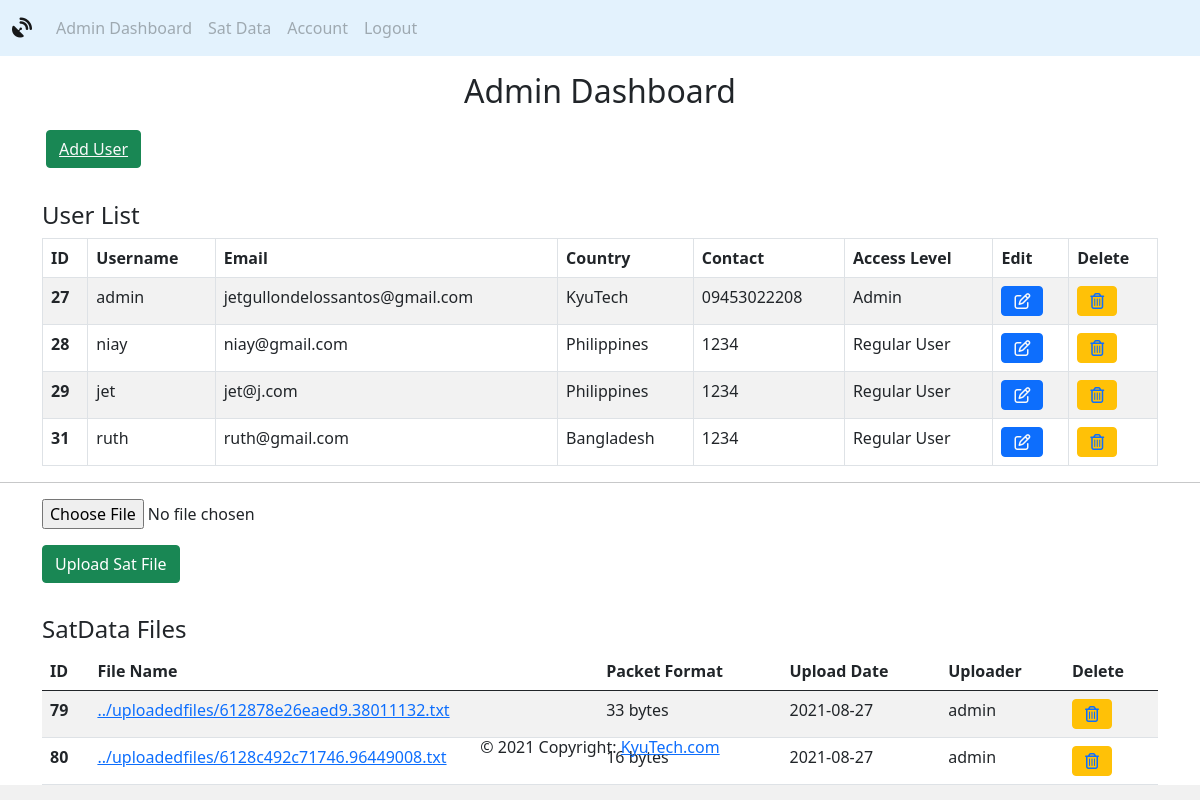
Page /dashboard.php on the committed database.
### tables this page shows
CREATE TABLE `users` (
  `idUsers` int(11) NOT NULL,
  `usernameUsers` tinytext NOT NULL,
  `emailUsers` tinytext NOT NULL,
  `passwordUsers` varchar(255) NOT NULL,
  `countryUsers` tinytext NOT NULL,
  `contactUsers` tinytext NOT NULL,
  `permissionsUsers` text NOT NULL DEFAULT 'Regular User'
);

CREATE TABLE `satdatameta` (
  `idSatDataMeta` int(11) NOT NULL,
  `fileNameSatDataMeta` varchar(255) NOT NULL,
  `fileSatDataMeta` longblob NOT NULL,
  `formatSatDataMeta` tinytext NOT NULL,
  `dateUploadedSatDataMeta` date NOT NULL,
  `uploaderSatDataMeta` int(11) NOT NULL
);

### includes/classautoloader.inc.php (called while the page is built, shortened)
<?php
function myAutoLoader($className) {
    $url = $_SERVER['HTTP_HOST'].$_SERVER['REQUEST_URI'];
    if (strpos($url,'includes') !== false) {
        $path = '../classes/';
    } else {
        $path = 'classes/';
    }
    $extension = '.class.php';
}

### classes/dbh.class.php (called while the page is built)
<?php
 class Dbh {
     private $host = 'localhost';
     private $user = 'root';
     private $pwd = '';
     private $dbName = 'satdata';
     protected function connect() {
         $dsn = 'mysql:host='. $this->host .';dbname=' . $this->dbName;
         $pdo = new PDO($dsn,$this->user,$this->pwd);
         $pdo->setAttribute(PDO::ATTR_DEFAULT_FETCH_MODE,PDO::FETCH_ASSOC);
         return $pdo;
     }
 }

### classes/users.class.php (called while the page is built, shortened)
<?php
class Users extends Dbh {
    protected function getAllUsers() {
        $sql = "SELECT * FROM users";
        $stmt = $this->connect()->prepare($sql);
        $stmt->execute();
        $results = $stmt->fetchAll();
        return $results;
    }
    protected function getOneUser($id) {
        $sql = "SELECT * FROM users WHERE idUsers = ?";
        $stmt = $this->connect()->prepare($sql);
        $stmt->execute([$id]);
        $results = $stmt->fetchAll();
        return $results;
    }
}

### classes/usersview.class.php (called while the page is built, shortened)
<?php
class UsersView extends Users {
    public function showAllUsers() {
        $results = $this->getAllUsers();
        return $results;
    }
    public function showOneUser($fileId) {
        $results = $this->getOneUser($fileId);
        return $results;
    }
}

### classes/satdata.class.php (called while the page is built, shortened)
<?php
class SatData extends Dbh {
    protected function getAllFiles() {
        $sql = "SELECT * FROM satdatameta";
        $stmt = $this->connect()->prepare($sql);
        $stmt->execute();
        $results = $stmt->fetchAll();
        return $results;
    }
}

### classes/satdataview.class.php (called while the page is built, shortened)
<?php
class SatDataView extends SatData {
    public function showAllFiles() {
        $results = $this->getAllFiles();
        return $results;
    }
}

### dashboard.php (the view, shortened to what this page needs)
<?php
    include_once "header.php";
?>
  <link href="https://cdn.jsdelivr.net/npm/bootstrap@5.0.2/dist/css/bootstrap.min.css" rel="stylesheet">
  </head>
  <body>
    <div class="container-lg ">
      <h2 class='text-center my-3'>Admin Dashboard</h2>
      <button type="button" class="btn btn-success mx-1 my-1" name="adduser-button"><a class='text-light' href="adduser.php">Add User</a></button>
      <h4></br>User List</h4>
      <table class="table table-striped table-bordered">
        <thead>
          <tr>
            <th scope="col">ID</th>
            <th scope="col">Username</th>
            <th scope="col">Email</th>
            <th scope="col">Country</th>
            <th scope="col">Contact</th>
            <th scope="col">Access Level</th>
            <th scope="col">Edit</th>
            <th scope="col">Delete</th>
          </tr>
        </thead>
        <tbody>
          <?php
            $showAllUsersObj = new UsersView();
            $result = $showAllUsersObj -> showAllUsers();
            foreach ($result as $row){
                $id = $row['idUsers'];
                $name = $row['usernameUsers'];
                $email = $row['emailUsers'];
                $country = $row['countryUsers'];
                $mobile = $row['contactUsers'];
                $access = $row['permissionsUsers'];
                echo '
                <tr>
                  <th scope="row">'.$id.'</th>
                  <td>'.$name.'</td>
                  <td>'.$email.'</td>
                  <td>'.$country.'</td>
                  <td>'.$mobile.'</td>
                  <td>'.$access.'</td>
                  <td>
                    <button class ="btn btn-primary" name="edit-btn">
                      <a class="text-light" href="edituser.php?updatebutton='.$id.'"><i class="far fa-edit"></i></a>
                    </button>
                  </td>
                  <td>
                    <button class = "btn btn-warning" name="delete-btn">
                      <a href="includes/deleteuser.inc.php?deletebutton='.$id.'"><i class="far fa-trash-alt"></i></a>
                    </button>
                  </td>
                </tr>
                ';
            }
           ?>
        </tbody>
      </table>
    </div>
    <hr>
    <div class="container-lg ">
      <form class="form-horizontal" action="includes/uploadfile.inc.php" method="POST" enctype="multipart/form-data">
        <input type="file" name="satfile">
        <br>
        <button type="submit" class="btn btn-success my-3" name="upload-button">Upload Sat File</button>
      </form>
      <h4>SatData Files</h4>
      <table class="table table-striped table-borderedv">
        <thead>
          <tr>
            <th scope="col">ID</th>
            <th scope="col">File Name</th>
            <th scope="col">Packet Format</th>
            <th scope="col">Upload Date</th>
            <th scope="col">Uploader</th>
            <th scope="col">Delete</th>
          </tr>
        </thead>
        <tbody>
          <?php
            $showAllFilesObj = new SatDataView();
            $resultFile = $showAllFilesObj -> showAllFiles();
            foreach ($resultFile as $rowFile){
                $idFile = $rowFile['idSatDataMeta'];
                $nameFile = $rowFile['fileNameSatDataMeta'];
                $dateFile = $rowFile['dateUploadedSatDataMeta'];
                $uploaderFile = $rowFile['uploaderSatDataMeta'];
                $formatFile = $rowFile ['formatSatDataMeta'];
                $showUploaderObj = new UsersView();
                $resultUploader = $showUploaderObj -> showOneUser($uploaderFile);
                $uploader = $resultUploader[0]['usernameUsers'];
                echo '
                <tr>
                  <th scope="row">'.$idFile.'</th>
                  <td><a target="_blank" href=includes/viewfile.inc.php?fileid='.$idFile.'>'.$nameFile.'</a></td>
                  <td>'.$formatFile .' bytes</td>
                  <td>'.$dateFile.'</td>
                  <td>'.$uploader.'</td>
                  <td>
                    <button class = "btn btn-warning" name="delete-btn">
                      <a href="includes/deletefile.inc.php?deletefile='.$idFile.'&filelocation='.$nameFile.'"><i class="far fa-trash-alt"></i></a>
                    </button>
                  </td>
                </tr>
                '
                ;
            }
           ?>
        </tbody>
      </table>
    </div>
  </body>
  <footer class="footer page-footer font-small blue">
    <div class="footer-copyright text-center py-3">© 2021 Copyright:
      <a target="_blank " href="https://pbs.twimg.com/profile_images/1220193134157516800/eRlJi2mq.jpg"> KyuTech.com</a>
    </div>
</footer>
</html>

### resources/stylesheet.css (style rules this page uses)
html { background-color: #f1f1f1; font-family: "Roboto"; }
body { margin: 0; padding: 0; }
.footer { position: fixed; left: 0; bottom: 25; width: 100%; text-align: center; }

### rows in the picture
users: idUsers "27", usernameUsers "admin", emailUsers "jetgullondelossantos@gmail.com", countryUsers "KyuTech", contactUsers "09453022208", permissionsUsers "Admin"
users: idUsers "28", usernameUsers "niay", emailUsers "niay@gmail.com", countryUsers "Philippines", contactUsers "1234", permissionsUsers "Regular User"
users: idUsers "29", usernameUsers "jet", emailUsers "jet@j.com", countryUsers "Philippines", contactUsers "1234", permissionsUsers "Regular User"
users: idUsers "31", usernameUsers "ruth", emailUsers "ruth@gmail.com", countryUsers "Bangladesh", contactUsers "1234", permissionsUsers "Regular User"
satdatameta: idSatDataMeta "79", fileNameSatDataMeta "../uploadedfiles/612878e26eaed9.38011132.txt", formatSatDataMeta "33", dateUploadedSatDataMeta "2021-08-27", users.usernameUsers "admin"
satdatameta: idSatDataMeta "80", fileNameSatDataMeta "../uploadedfiles/6128c492c71746.96449008.txt", formatSatDataMeta "16", dateUploadedSatDataMeta "2021-08-27", users.usernameUsers "admin"
